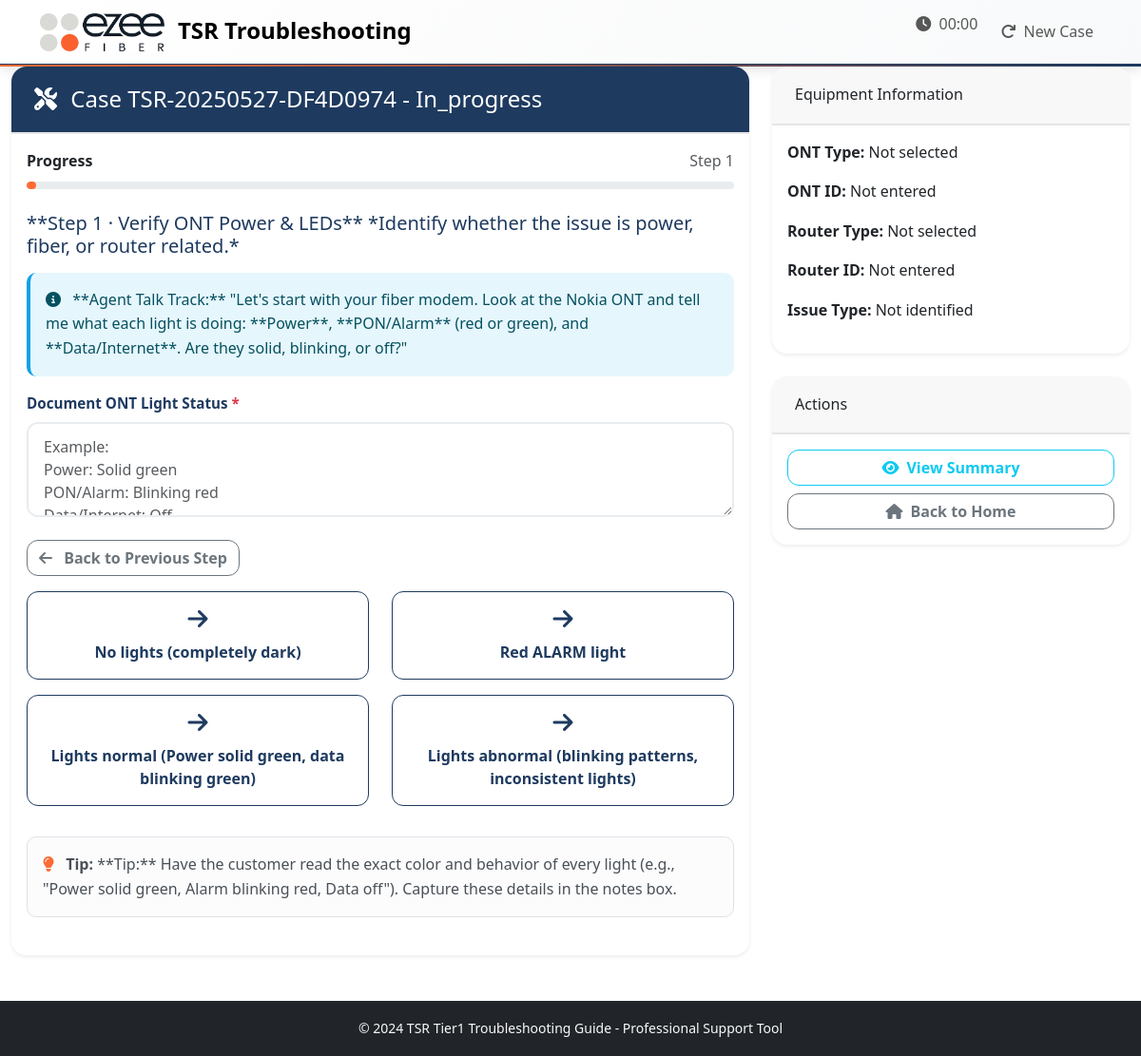
/troubleshoot, run on an earlier commit of the app's database.
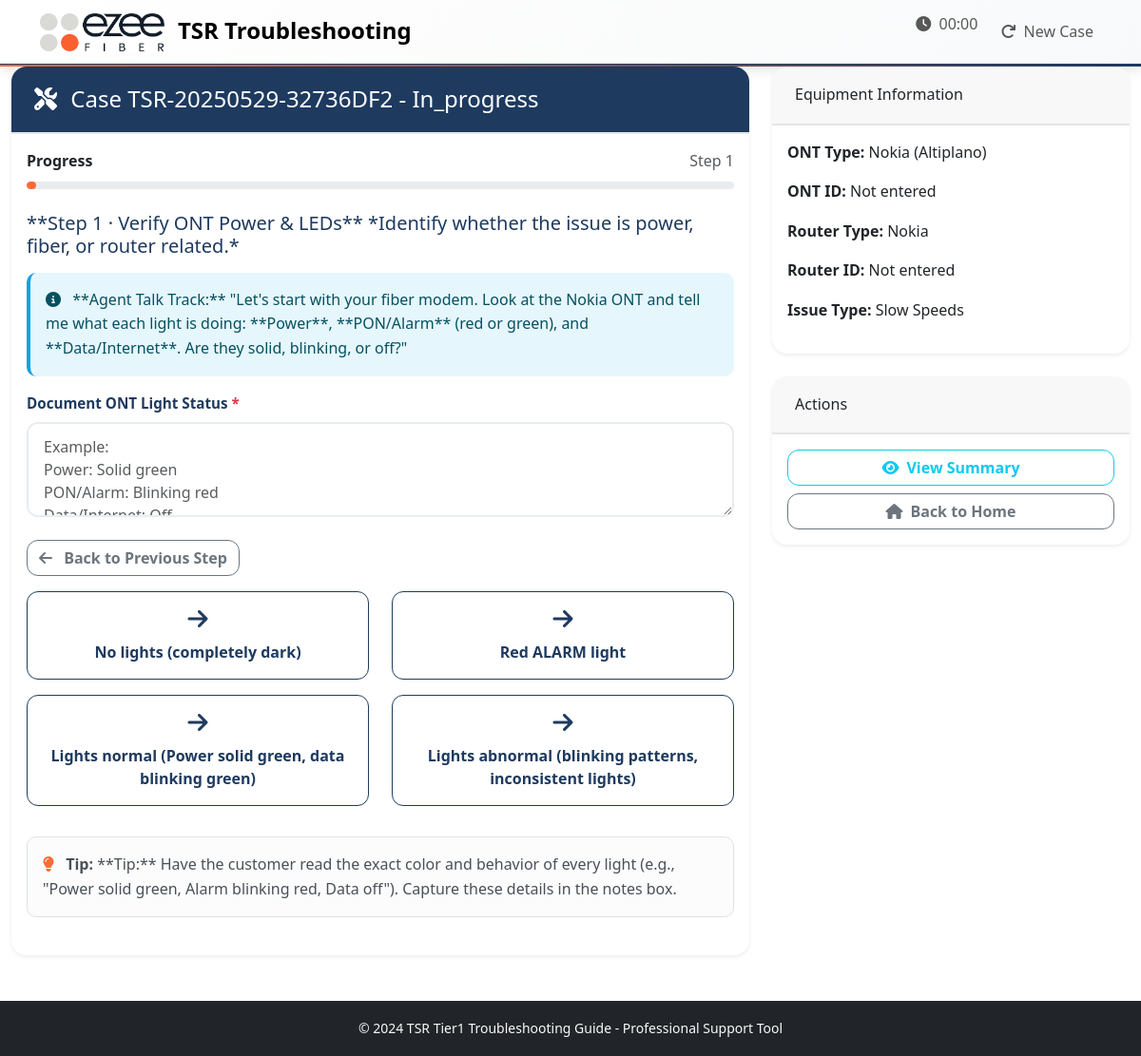
And on a later commit of the database.
### models.py (models this page shows, shortened)
class TroubleshootingCase(db.Model):
    id = db.Column(db.Integer, primary_key=True)
    session_id = db.Column(db.String(100), nullable=False)
    case_number = db.Column(db.String(50), unique=True, nullable=False)
    customer_info = db.Column(db.Text)  # JSON string
    ont_type = db.Column(db.String(50))
    ont_id = db.Column(db.String(50))  # ONT identifier (flexible format)
    router_type = db.Column(db.String(50))
    router_id = db.Column(db.String(50))  # Router identifier (flexible format)
    issue_type = db.Column(db.String(100))
    resolution = db.Column(db.String(200))
    status = db.Column(db.String(20), default='in_progress')  # in_progress, resolved, escalated, unresolved
    created_at = db.Column(db.DateTime, default=datetime.utcnow)
    completed_at = db.Column(db.DateTime)
    start_time = db.Column(db.Float)  # timestamp
    end_time = db.Column(db.Float)  # timestamp

### routes.py (the view)
@app.route('/troubleshoot')
def troubleshoot():
    recent_case = TroubleshootingCase.query.filter_by(status='in_progress').order_by(TroubleshootingCase.created_at.desc()).first()
    if not recent_case:
        return redirect(url_for('index'))
    session['case_id'] = recent_case.id
    case_id = recent_case.id
    case = TroubleshootingCase.query.get_or_404(case_id)
    current_step_id = session.get('current_step', 'START')
    step_history = session.get('step_history', [])
    current_step = TROUBLESHOOTING_STEPS.get(current_step_id, {})
    escalation_report = None
    if current_step_id == 'TIER2_ESCALATION_SUMMARY':
        escalation_report = generate_tier2_escalation_report(case)
    total_possible_steps = len(TROUBLESHOOTING_STEPS)
    current_progress = min(len(step_history) + 1, total_possible_steps)
    progress_percentage = (current_progress / total_possible_steps) * 100
    return render_template('troubleshoot_final.html',
                         case=case,
                         current_step=current_step,
                         current_step_id=current_step_id,
                         step_history=step_history,
                         progress_percentage=progress_percentage,
                         step_number=len(step_history) + 1,
                         escalation_report=escalation_report)

### templates/troubleshoot_final.html (shortened to what the changed rows need)
{% extends "base.html" %}
{% block content %}
<div class="container-fluid">
    <div class="row">
        <div class="col-lg-8">
            <div class="card shadow-sm">
                <div class="card-header bg-primary text-white">
                    <h4 class="mb-0">
                        <i class="fas fa-tools me-2"></i>
                        Case {{ case.case_number }} - {{ case.status|title }}
                    </h4>
                </div>
            </div>
        </div>
        <div class="col-lg-4">
            <div class="card shadow-sm mb-4">
                <div class="card-body">
                    <p><strong>ONT Type:</strong> {{ case.ont_type or 'Not selected' }}</p>
                    <p><strong>ONT ID:</strong> {{ case.ont_id or 'Not entered' }}</p>
                    <p><strong>Router Type:</strong> {{ case.router_type or 'Not selected' }}</p>
                    <p><strong>Router ID:</strong> {{ case.router_id or 'Not entered' }}</p>
                    <p><strong>Issue Type:</strong> {{ case.issue_type or 'Not identified' }}</p>
                </div>
            </div>
        </div>
    </div>
</div>
{% endblock %}

What changed in the data, as far as the page shows it:
no longer on this page (row unchanged): TroubleshootingCase: case_number "TSR-20250527-DF4D0974", status "In_progress", ont_type "Not selected", router_type "Not selected", issue_type "Not identified"
added TroubleshootingCase: case_number "TSR-20250529-32736DF2", status "In_progress", ont_type "Nokia (Altiplano)", ont "Not entered", router_type "Nokia", router "Not entered", issue_type "Slow Speeds"
Also different on the page:
{{ case.ont_id or 'Not entered' }}: "Not entered" → (not shown)
{{ case.router_id or 'Not entered' }}: "Not entered" → (not shown)
